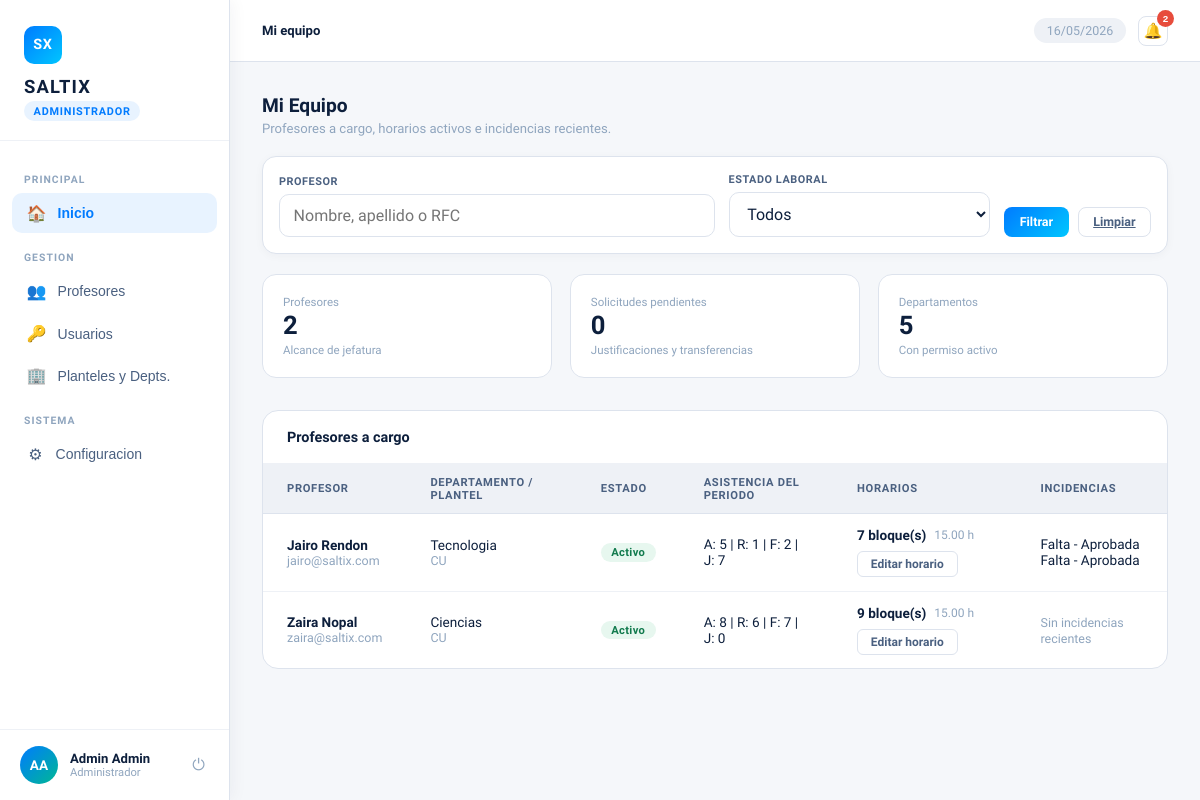
Page /jefatura/ (signed in) on the committed database.
### users/models.py (models this page shows, shortened)
class Usuario(AbstractBaseUser, PermissionsMixin):
    email = models.EmailField(max_length=254, unique=True)
    nombre = models.CharField(max_length=50, blank=False, null=False)
    apellido = models.CharField(max_length=50, blank=False, null=False)
    is_active = models.BooleanField(default=True)
    is_staff = models.BooleanField(default=False)
    date_joined = models.DateTimeField(default=timezone.now)
    last_login = models.DateTimeField(null=True, blank=True)
    rol_id = models.ForeignKey('Rol', on_delete=models.PROTECT, null=True, blank=True, related_name='users')
    objects = UsuarioManager()
    USERNAME_FIELD = "email"
    REQUIRED_FIELDS = ["nombre", "apellido"]
    def get_full_name(self):
        return f"{self.nombre} {self.apellido}"

class Rol(models.Model):
    nombre = models.CharField(max_length=50, blank=False, null=False)
    descripcion = models.TextField(max_length=1000, blank=True, null=True)

class Departamento(models.Model):
    nombre = models.CharField(max_length=40)
    descripcion = models.CharField(max_length=1000)
    jefe = models.ForeignKey("Usuario", on_delete=models.PROTECT)
    plantel = models.ForeignKey("core.Plantel", on_delete=models.PROTECT)
    activo = models.BooleanField(default=True)

### Profesores/models.py (models this page shows, shortened)
class Profesor(models.Model):
    ESTADOS = [
        ("ACTIVO", "Activo"),
        ("SUSPENDIDO", "Suspendido"),
        ("BAJA_TEMPORAL", "Baja temporal"),
        ("BAJA_DEFINITIVA", "Baja definitiva"),
    ]
    usuario = models.OneToOneField("users.Usuario", on_delete=models.CASCADE)
    rfc = models.CharField(max_length=13, unique=True)
    curp = models.CharField(max_length=18, unique=True)
    telefono = models.CharField(max_length=10)
    direccion = models.TextField(max_length=100)
    fecha_ingreso = models.DateField()
    estado_laboral = models.CharField(max_length=20, choices=ESTADOS, default="ACTIVO")
    costo_por_hora = models.DecimalField(max_digits=12, decimal_places=4)
    tipo_contrato = models.CharField(max_length=25)
    departamento = models.ForeignKey("users.Departamento", on_delete=models.PROTECT, related_name="profesores")
    plantel = models.ForeignKey("core.Plantel", on_delete=models.PROTECT, related_name="profesores")
    class Meta:
        indexes = [
            models.Index(fields=["estado_laboral"]),
            models.Index(fields=["fecha_ingreso"]),
        ]

### core/models.py (models this page shows, shortened)
class Plantel(models.Model):
    nombre = models.CharField(max_length=80)
    direccion = models.CharField(max_length=255)
    activo = models.BooleanField(default=True)

### Asistencias/models.py (models this page shows, shortened)
class Incidencia(models.Model):
    TIPOS = [
        ("FALTA", "Falta"),
        ("RETARDO", "Retardo"),
    ]
    ESTADOS = [
        ("PENDIENTE", "Pendiente"),
        ("APROBADA", "Aprobada"),
        ("RECHAZADA", "Rechazada"),
    ]
    asistencia = models.ForeignKey("Asistencia", on_delete=models.CASCADE, related_name="incidencias")
    motivo = models.TextField(max_length=1000)
    tipo = models.CharField(max_length=10, choices=TIPOS)
    estado = models.CharField(max_length=10, choices=ESTADOS, default="PENDIENTE")
    solicitante = models.ForeignKey("users.Usuario", on_delete=models.PROTECT, related_name="incidencias_solicitadas")
    aprobador = models.ForeignKey("users.Usuario", on_delete=models.PROTECT, null=True, blank=True, related_name="incidencias_aprobadas")
    fecha_solicitud = models.DateTimeField(auto_now_add=True)
    fecha_de_resolucion = models.DateTimeField(null=True, blank=True)
    class Meta:
        indexes = [
            models.Index(fields=["estado"]),
            models.Index(fields=["solicitante"]),
            models.Index(fields=["fecha_solicitud"]),
            models.Index(fields=["asistencia", "estado"]),
        ]

### jefatura/views.py (the view)
# urls.py: path("", views.dashboard, name="contabilidad_dashboard"),
@requiere_rol("jefatura", "administrador")
def dashboard(request):
    hoy = timezone.localdate()
    fecha_dia = parse_date(request.GET.get("fecha"), hoy)
    dia_anterior = fecha_dia - timedelta(days=1)
    dia_siguiente = fecha_dia + timedelta(days=1)
    inicio_mes = fecha_dia.replace(day=1)
    fin_mes = fecha_dia
    departamentos = list(departamentos_jefe(request.user))
    profesores_qs = filtrar_profesores(profesores_base(request.user), request.GET)
    profesores = list(profesores_qs)
    asistencias_dia = asistencias_scope(request.user).filter(fecha=fecha_dia)
    if request.GET.get("asistencia_profesor"):
        asistencias_dia = asistencias_dia.filter(profesor_id=request.GET["asistencia_profesor"])
    if request.GET.get("asistencia_estado"):
        estado = request.GET["asistencia_estado"]
        asistencias_dia = asistencias_dia.filter(cancelada_institucional=True) if estado == "CANCELADA" else asistencias_dia.filter(estado=estado)
    incidencias = incidencias_scope(request.user).order_by("-fecha_solicitud", "-id")
    incidencias_pendientes = incidencias.filter(estado="PENDIENTE")
    transferencias = (
        SolicitudTransferencia.objects
        .select_related("profesor", "profesor__usuario", "departamento_origen", "departamento_destino", "plantel_origen", "plantel_destino", "solicitante", "responsable")
        .filter(Q(departamento_origen__in=departamentos) | Q(departamento_destino__in=departamentos))
        .distinct()
        .order_by("-fecha_solicitud", "-id")
    )
    transferencias_recibidas = transferencias.filter(departamento_destino__in=departamentos)
    transferencias_realizadas = transferencias.filter(departamento_origen__in=departamentos)
    profesores_transferibles = (
        profesores_qs
        .exclude(solicitudes_transferencia__estado="PENDIENTE")
        .distinct()
    )
    context = {
        "fecha_actual": hoy.strftime("%d/%m/%Y"),
        "fecha_dia": fecha_dia,
        "dia_anterior": dia_anterior,
        "dia_siguiente": dia_siguiente,
        "departamentos": departamentos,
        "departamentos_destino_transferencia": list(departamentos_destino_transferencia(request.user)),
        "profesores": profesores,
        "profesores_transferibles": list(profesores_transferibles),
        "equipo_rows": [profesor_row(p, inicio_mes, fin_mes) for p in profesores],
        "asistencias_dia": asistencias_dia.prefetch_related("incidencias").order_by("profesor__usuario__nombre", "horario__hora_inicio"),
        "asistencia_stats_dia": asistencia_stats(asistencias_dia),
        "incidencias": incidencias[:40],
        "incidencias_pendientes": incidencias_pendientes,
        "solicitudes_pendientes_total": incidencias_pendientes.count() + transferencias.filter(estado="PENDIENTE").count(),
        "transferencias_recibidas": transferencias_recibidas[:30],
        "transferencias_realizadas": transferencias_realizadas[:30],
        "transferencias_historial": transferencias.exclude(estado="PENDIENTE")[:30],
        "reportes": REPORTES,
        "estados_profesor": Profesor.ESTADOS,
        "dias_horario": Horario.DIAS,
        "ok": request.GET.get("ok"),
        "error": request.GET.get("error"),
        "initial_page": request.GET.get("page", "equipo"),
    }
    return render(request, "jefatura/dashboard.html", context)

### jefatura/templates/jefatura/dashboard.html (shortened to what this page needs)
{% extends "core/layout.html" %}
{% load static %}
{% block page_css %}
<link rel="stylesheet" href="{% static 'css/dashboard_base.css' %}">
<link rel="stylesheet" href="{% static 'css/dashboard_shared.css' %}">
<link rel="stylesheet" href="{% static 'css/dashboard_jefatura.css' %}">
{% endblock %}
{% block topbar %}
<header class="topbar">
  <div class="topbar-left">
    <span class="breadcrumb"><strong id="breadcrumb-text">Mi equipo</strong></span>
  </div>
  <div class="topbar-actions">
    <div class="topbar-date">{{ fecha_actual }}</div>
    {% include "Notifications/partials/bell.html" %}
  </div>
</header>
{% endblock %}
{% block content %}
<div class="page active" id="page-equipo">
  <div class="section-head">
    <div>
      <h2>Mi Equipo</h2>
      <p>Profesores a cargo, horarios activos e incidencias recientes.</p>
    </div>
  </div>
  <form class="filter-panel" method="get">
    <div class="filter-field filter-wide">
      <label for="filtro-equipo-profesor">Profesor</label>
      <input id="filtro-equipo-profesor" class="form-input" name="profesor" value="{{ request.GET.profesor }}" placeholder="Nombre, apellido o RFC">
    </div>
    <div class="filter-field">
      <label for="filtro-equipo-estado">Estado laboral</label>
      <select id="filtro-equipo-estado" class="form-select" name="estado_laboral">
        <option value="">Todos</option>
      </select>
    </div>
    <div class="filter-actions">
      <button class="btn-primary" type="submit">Filtrar</button>
      <a class="btn-outline" href="?page=equipo">Limpiar</a>
    </div>
  </form>
  <div class="cards-grid">
    <div class="card"><div class="card-label">Profesores</div><div class="card-value">{{ profesores|length }}</div><div class="card-sub">Alcance de jefatura</div></div>
    <div class="card"><div class="card-label">Solicitudes pendientes</div><div class="card-value">{{ solicitudes_pendientes_total }}</div><div class="card-sub">Justificaciones y transferencias</div></div>
    <div class="card"><div class="card-label">Departamentos</div><div class="card-value">{{ departamentos|length }}</div><div class="card-sub">Con permiso activo</div></div>
  </div>
  <div class="table-wrap">
    <div class="table-header"><h3>Profesores a cargo</h3></div>
    <table>
      <thead>
        <tr>
          <th>Profesor</th>
          <th>Departamento / Plantel</th>
          <th>Estado</th>
          <th>Asistencia del periodo</th>
          <th>Horarios</th>
          <th>Incidencias</th>
        </tr>
      </thead>
      <tbody>
        {% for row in equipo_rows %}
          <tr>
            <td>
              <strong>{{ row.profesor.usuario.get_full_name }}</strong>
              <div class="table-subtitle">{{ row.profesor.usuario.email }}</div>
            </td>
            <td>{{ row.profesor.departamento.nombre }}<div class="table-subtitle">{{ row.profesor.plantel.nombre }}</div></td>
            <td><span class="pill {% if row.profesor.estado_laboral == 'ACTIVO' %}pill-green{% else %}pill-yellow{% endif %}">{{ row.profesor.get_estado_laboral_display }}</span></td>
            <td>
              A: {{ row.stats.asistencias }} | R: {{ row.stats.retardos }} | F: {{ row.stats.faltas }} | J: {{ row.stats.justificadas }}
            </td>
            <td>
              <div class="horario-summary">
                <span>{{ row.horarios|length }} bloque(s)</span>
                <small>{{ row.horas_asignadas }} h</small>
                <button class="btn-outline btn-sm" type="button" onclick="openHorarioModal({{ row.profesor.id }})">Editar horario</button>
              </div>
            </td>
            <td>
              {% for incidencia in row.incidencias_recientes %}
                <div>{{ incidencia.get_tipo_display }} - {{ incidencia.get_estado_display }}</div>
              {% empty %}
                <span class="table-subtitle">Sin incidencias recientes</span>
              {% endfor %}
            </td>
          </tr>
        {% empty %}
          <tr><td colspan="6">No hay profesores en tu alcance.</td></tr>
        {% endfor %}
      </tbody>
    </table>
  </div>
</div>
{% endblock %}

### core/templates/core/layout.html (shortened to what this page needs)
{% load static %}
<!DOCTYPE html>
<html lang="es">
<head>
  {% block page_css %}{% endblock %}
  <link rel="stylesheet" href="{% static 'Notifications/css/notifications.css' %}">
</head>
<body>
  {% if user.is_authenticated %}
    {% with role=user.rol_id.nombre|default:""|lower %}
      {% if role == "jefatura" %}
        <aside class="sidebar" id="sidebar">
          <div class="sidebar-logo">
            <div class="logo-mark">SX</div>
            <h1>SALTIX</h1>
            <span class="role-tag">Panel de Jefatura</span>
          </div>
          <nav>
            <button class="nav-item active" onclick="showPage('equipo', this)">
              <span class="icon">&#x1F465;</span> Mi equipo
            </button>
            <button class="nav-item" onclick="showPage('asistencia', this)">
              <span class="icon">&#x1F550;</span> Asistencia
            </button>
            <button class="nav-item" onclick="showPage('solicitudes', this)">
              <span class="icon">&#x1F4CB;</span> Solicitudes
              <span class="badge" id="badge-sol" style="position:relative;top:0;right:0;margin-left:auto;background:#e74c3c;color:#fff;border-radius:999px;padding:1px 7px;font-size:0.68rem;">{{ solicitudes_pendientes_total }}</span>
            </button>
            <button class="nav-item" onclick="showPage('reportes', this)">
              <span class="icon">&#x1F4CA;</span> Reportes
            </button>
          </nav>
          <div class="sidebar-profile">
            <div class="avatar">{{ user.nombre|default:"U"|slice:":1" }}{{ user.apellido|default:""|slice:":1" }}</div>
            <div class="profile-info">
              <div class="profile-name">{{ user.nombre }} {{ user.apellido }}</div>
              <div class="profile-role">{{ user.rol_id.nombre|default:"" }}</div>
            </div>
            <form action="{% url 'logout' %}" method="post" class="logout-form">
              {% csrf_token %}
              <button class="logout-btn" type="submit" title="Cerrar sesion">&#x23FB;</button>
            </form>
          </div>
        </aside>
      {% elif role == "administrador" or role == "admin" %}
        <aside class="sidebar" id="sidebar">
          <div class="sidebar-logo">
            <div class="logo-mark">SX</div>
            <h1>SALTIX</h1>
            <span class="role-tag role-admin">Administrador</span>
          </div>
          <nav>
            <div class="nav-label">Principal</div>
            <button class="nav-item active" data-page="inicio" onclick="showPage('inicio',this)">
              <span class="icon">&#x1F3E0;</span> Inicio
            </button>
            <div class="nav-label">Gestion</div>
            <button class="nav-item" data-page="empleados" onclick="showPage('empleados',this)">
              <span class="icon">&#x1F465;</span> Profesores
            </button>
            <button class="nav-item" data-page="usuarios" onclick="showPage('usuarios',this)">
              <span class="icon">&#x1F511;</span> Usuarios
            </button>
            <button class="nav-item" data-page="departamentos" onclick="showPage('departamentos',this)">
              <span class="icon">&#x1F3E2;</span> Planteles y Depts.
            </button>
            <div class="nav-label">Sistema</div>
            <button class="nav-item" data-page="configuracion" onclick="showPage('configuracion',this)">
              <span class="icon">&#x2699;</span> Configuracion
            </button>
          </nav>
          <div class="sidebar-profile">
            <div class="avatar">{{ user.nombre|default:"U"|slice:":1" }}{{ user.apellido|default:""|slice:":1" }}</div>
            <div class="profile-info">
              <div class="profile-name">{{ user.nombre }} {{ user.apellido }}</div>
              <div class="profile-role">{{ user.rol_id.nombre|default:"" }}</div>
            </div>
            <form action="{% url 'logout' %}" method="post" class="logout-form">
                <button class="logout-btn" type="submit" title="Cerrar sesion">&#x23FB;</button>
            </form>
          </div>
        </aside>
      {% endif %}
    {% endwith %}
  {% endif %}
  <div class="main">
    {% block topbar %}{% endblock %}
    <div class="content">
      {% block content %}{% endblock %}
    </div>
  </div>
</body>
</html>

### rows in the picture
Usuario: nombre "A", apellido "A", nombre "Admin", apellido "Admin", rol_id.nombre "Administrador"
Profesor: profesor.usuario.get_full_name "Jairo Rendon", profesor.usuario.email "jairo@saltix.com", profesor.departamento.nombre "Tecnologia", profesor.plantel.nombre "CU", profesor.estado_laboral "Activo", stats.asistencias "5", stats.retardos "1", stats.faltas "2", stats.justificadas "7", horarios|length "7", horas_asignadas "15.00"
Incidencia: tipo "Falta", estado "Aprobada"
Incidencia: tipo "Falta", estado "Aprobada"
Profesor: profesor.usuario.get_full_name "Zaira Nopal", profesor.usuario.email "zaira@saltix.com", profesor.departamento.nombre "Ciencias", profesor.plantel.nombre "CU", profesor.estado_laboral "Activo", stats.asistencias "8", stats.retardos "6", stats.faltas "7", stats.justificadas "0", horarios|length "9", horas_asignadas "15.00"

### other values in the picture
{{ fecha_actual }} "16/05/2026"
{{ notification_unread_count }} "2"
{{ profesores|length }} "2"
{{ solicitudes_pendientes_total }} "0"
{{ departamentos|length }} "5"
